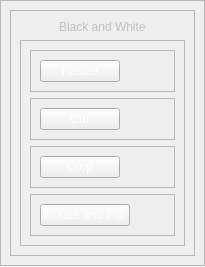
                <widget class="QWidget" name="scrollAreaWidgetContents_5">
                 <property name="geometry">
                  <rect>
                   <x>0</x>
                   <y>0</y>
                   <width>205</width>
                   <height>267</height>
                  </rect>
                 </property>
                 <layout class="QVBoxLayout" name="verticalLayout_25">
                  <property name="spacing">
                   <number>0</number>
                  </property>
                  <property name="leftMargin">
                   <number>0</number>
                  </property>
                  <property name="topMargin">
                   <number>0</number>
                  </property>
                  <property name="rightMargin">
                   <number>0</number>
                  </property>
                  <property name="bottomMargin">
                   <number>0</number>
                  </property>
                  <item alignment="Qt::AlignTop">
                   <widget class="QFrame" name="frame_15">
                    <property name="styleSheet">
                     <string notr="true">QLabel{
	
	
	
	color: rgb(192, 191, 188);
}</string>
                    </property>
                    <property name="frameShape">
                     <enum>QFrame::StyledPanel</enum>
                    </property>
                    <property name="frameShadow">
                     <enum>QFrame::Raised</enum>
                    </property>
                    <layout class="QVBoxLayout" name="verticalLayout_14">
                     <item>
                      <widget class="QFrame" name="frame_18">
                       <property name="minimumSize">
                        <size>
                         <width>0</width>
                         <height>0</height>
                        </size>
                       </property>
                       <property name="maximumSize">
                        <size>
                         <width>16777215</width>
                         <height>16777215</height>
                        </size>
                       </property>
                       <property name="frameShape">
                        <enum>QFrame::StyledPanel</enum>
                       </property>
                       <property name="frameShadow">
                        <enum>QFrame::Raised</enum>
                       </property>
                       <layout class="QVBoxLayout" name="verticalLayout_15">
                        <item>
                         <widget class="QFrame" name="frame_55">
                          <property name="maximumSize">
                           <size>
                            <width>16777215</width>
                            <height>35</height>
                           </size>
                          </property>
                          <property name="styleSheet">
                           <string notr="true">QFrame { border: none; /* Remove the border */ margin: 0px; /* Set all margins to zero */ padding: 0px; /* Set all padding to zero */ }</string>
                          </property>
                          <property name="frameShape">
                           <enum>QFrame::StyledPanel</enum>
                          </property>
                          <property name="frameShadow">
                           <enum>QFrame::Raised</enum>
                          </property>
                          <layout class="QVBoxLayout" name="verticalLayout_38">
                           <property name="spacing">
                            <number>0</number>
                           </property>
                           <property name="leftMargin">
                            <number>0</number>
                           </property>
                           <property name="topMargin">
                            <number>0</number>
                           </property>
                           <property name="rightMargin">
                            <number>0</number>
                           </property>
                           <property name="bottomMargin">
                            <number>0</number>
                           </property>
                           <item alignment="Qt::AlignHCenter|Qt::AlignTop">
                            <widget class="QLabel" name="label_16">
                             <property name="text">
                              <string>Black and White</string>
                             </property>
                            </widget>
                           </item>
                          </layout>
                         </widget>
                        </item>
                        <item>
                         <widget class="QFrame" name="frame_56">
                          <property name="styleSheet">
                           <string notr="true">QPushButton{
		color: rgb(255, 255, 255);
}</string>
                          </property>
                          <property name="frameShape">
                           <enum>QFrame::StyledPanel</enum>
                          </property>
                          <property name="frameShadow">
                           <enum>QFrame::Raised</enum>
                          </property>
                          <layout class="QVBoxLayout" name="verticalLayout_16">
                           <item>
                            <widget class="QFrame" name="frame_75">
                             <property name="frameShape">
                              <enum>QFrame::StyledPanel</enum>
                             </property>
                             <property name="frameShadow">
                              <enum>QFrame::Raised</enum>
                             </property>
                             <layout class="QHBoxLayout" name="horizontalLayout_31">
                              <item alignment="Qt::AlignLeft">
                               <widget class="QPushButton" name="pushButton_26">
                                <property name="text">
                                 <string>Resize</string>
                                </property>
                               </widget>
                              </item>
                              <item>
                               <widget class="QLabel" name="label_17">
                                <property name="minimumSize">
                                 <size>
                                  <width>15</width>
                                  <height>15</height>
                                 </size>
                                </property>
                                <property name="maximumSize">
                                 <size>
                                  <width>15</width>
                                  <height>15</height>
                                 </size>
                                </property>
                                <property name="text">
                                 <string/>
                                </property>
                                <property name="pixmap">
                                 <pixmap resource="../resources/res.qrc">:/icons/icons/arrow-24-48.png</pixmap>
                                </property>
                                <property name="alignment">
                                 <set>Qt::AlignRight|Qt::AlignTrailing|Qt::AlignVCenter</set>
                                </property>
                               </widget>
                              </item>
                             </layout>
                            </widget>
                           </item>
                           <item>
                            <widget class="QFrame" name="frame_85">
                             <property name="frameShape">
                              <enum>QFrame::StyledPanel</enum>
                             </property>
                             <property name="frameShadow">
                              <enum>QFrame::Raised</enum>
                             </property>
                             <layout class="QHBoxLayout" name="horizontalLayout_32">
                              <item alignment="Qt::AlignLeft">
                               <widget class="QPushButton" name="pushButton_27">
                                <property name="text">
                                 <string>Cut</string>
                                </property>
                               </widget>
                              </item>
                              <item>
                               <widget class="QLabel" name="label_18">
                                <property name="minimumSize">
                                 <size>
                                  <width>15</width>
                                  <height>15</height>
                                 </size>
                                </property>
                                <property name="maximumSize">
                                 <size>
                                  <width>15</width>
                                  <height>15</height>
                                 </size>
                                </property>
                                <property name="text">
                                 <string/>
                                </property>
                                <property name="pixmap">
                                 <pixmap resource="../resources/res.qrc">:/icons/icons/arrow-24-48.png</pixmap>
                                </property>
                                <property name="alignment">
                                 <set>Qt::AlignRight|Qt::AlignTrailing|Qt::AlignVCenter</set>
                                </property>
                               </widget>
                              </item>
                             </layout>
                            </widget>
                           </item>
                           <item>
                            <widget class="QFrame" name="frame_86">
                             <property name="frameShape">
                              <enum>QFrame::StyledPanel</enum>
                             </property>
                             <property name="frameShadow">
                              <enum>QFrame::Raised</enum>
                             </property>
                             <layout class="QHBoxLayout" name="horizontalLayout_33">
                              <item alignment="Qt::AlignLeft">
                               <widget class="QPushButton" name="pushButton_28">
                                <property name="text">
                                 <string>Crop</string>
                                </property>
                               </widget>
                              </item>
                              <item>
                               <widget class="QLabel" name="label_19">
                                <property name="minimumSize">
                                 <size>
                                  <width>15</width>
                                  <height>15</height>
                                 </size>
                                </property>
                                <property name="maximumSize">
                                 <size>
                                  <width>15</width>
                                  <height>15</height>
                                 </size>
                                </property>
                                <property name="text">
                                 <string/>
                                </property>
                                <property name="pixmap">
                                 <pixmap resource="../resources/res.qrc">:/icons/icons/arrow-24-48.png</pixmap>
                                </property>
                                <property name="alignment">
                                 <set>Qt::AlignRight|Qt::AlignTrailing|Qt::AlignVCenter</set>
                                </property>
                               </widget>
                              </item>
                             </layout>
                            </widget>
                           </item>
                           <item>
                            <widget class="QFrame" name="frame_87">
                             <property name="frameShape">
                              <enum>QFrame::StyledPanel</enum>
                             </property>
                             <property name="frameShadow">
                              <enum>QFrame::Raised</enum>
                             </property>
                             <layout class="QHBoxLayout" name="horizontalLayout_34">
                              <item alignment="Qt::AlignLeft">
                               <widget class="QPushButton" name="pushButton_29">
                                <property name="text">
                                 <string>Rotate and Flip</string>
                                </property>
                               </widget>
                              </item>
                              <item>
                               <widget class="QLabel" name="label_20">
                                <property name="minimumSize">
                                 <size>
                                  <width>15</width>
                                  <height>15</height>
                                 </size>
                                </property>
                                <property name="maximumSize">
                                 <size>
                                  <width>15</width>
                                  <height>15</height>
                                 </size>
                                </property>
                                <property name="text">
                                 <string/>
                                </property>
                                <property name="pixmap">
                                 <pixmap resource="../resources/res.qrc">:/icons/icons/arrow-24-48.png</pixmap>
                                </property>
                                <property name="alignment">
                                 <set>Qt::AlignRight|Qt::AlignTrailing|Qt::AlignVCenter</set>
                                </property>
                               </widget>
                              </item>
                             </layout>
                            </widget>
                           </item>
                          </layout>
                         </widget>
                        </item>
                       </layout>
                      </widget>
                     </item>
                    </layout>
                   </widget>
                  </item>
                 </layout>
                </widget>
